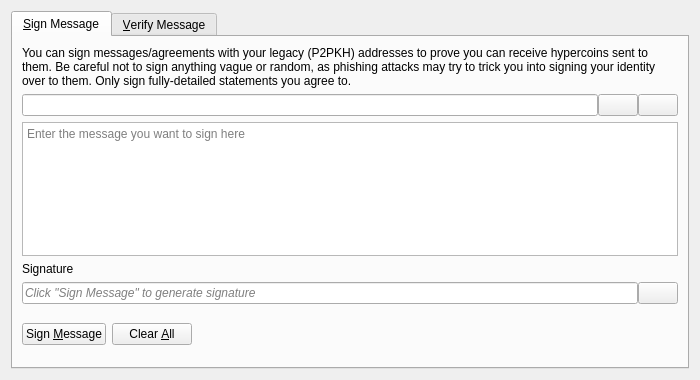
<?xml version="1.0" encoding="UTF-8"?>
<ui version="4.0">
 <class>SignVerifyMessageDialog</class>
 <widget class="QDialog" name="SignVerifyMessageDialog">
  <property name="geometry">
   <rect>
    <x>0</x>
    <y>0</y>
    <width>700</width>
    <height>380</height>
   </rect>
  </property>
  <property name="windowTitle">
   <string>Signatures - Sign / Verify a Message</string>
  </property>
  <property name="modal">
   <bool>true</bool>
  </property>
  <layout class="QVBoxLayout" name="verticalLayout">
   <item>
    <widget class="QTabWidget" name="tabWidget">
     <property name="currentIndex">
      <number>0</number>
     </property>
     <widget class="QWidget" name="tabSignMessage">
      <attribute name="title">
       <string>&amp;Sign Message</string>
      </attribute>
      <layout class="QVBoxLayout" name="verticalLayout_SM">
       <item>
        <widget class="QLabel" name="infoLabel_SM">
         <property name="text">
          <string>You can sign messages/agreements with your legacy (P2PKH) addresses to prove you can receive hypercoins sent to them. Be careful not to sign anything vague or random, as phishing attacks may try to trick you into signing your identity over to them. Only sign fully-detailed statements you agree to.</string>
         </property>
         <property name="textFormat">
          <enum>Qt::PlainText</enum>
         </property>
         <property name="wordWrap">
          <bool>true</bool>
         </property>
        </widget>
       </item>
       <item>
        <layout class="QHBoxLayout" name="horizontalLayout_1_SM">
         <property name="spacing">
          <number>0</number>
         </property>
         <item>
          <widget class="QValidatedLineEdit" name="addressIn_SM">
           <property name="toolTip">
            <string>The Hypercoin address to sign the message with</string>
           </property>
          </widget>
         </item>
         <item>
          <widget class="QPushButton" name="addressBookButton_SM">
           <property name="toolTip">
            <string>Choose previously used address</string>
           </property>
           <property name="text">
            <string/>
           </property>
           <property name="icon">
            <iconset resource="../hypercoin.qrc">
             <normaloff>:/icons/address-book</normaloff>:/icons/address-book</iconset>
           </property>
           <property name="shortcut">
            <string>Alt+A</string>
           </property>
           <property name="autoDefault">
            <bool>false</bool>
           </property>
          </widget>
         </item>
         <item>
          <widget class="QPushButton" name="pasteButton_SM">
           <property name="toolTip">
            <string>Paste address from clipboard</string>
           </property>
           <property name="text">
            <string/>
           </property>
           <property name="icon">
            <iconset resource="../hypercoin.qrc">
             <normaloff>:/icons/editpaste</normaloff>:/icons/editpaste</iconset>
           </property>
           <property name="shortcut">
            <string>Alt+P</string>
           </property>
           <property name="autoDefault">
            <bool>false</bool>
           </property>
          </widget>
         </item>
        </layout>
       </item>
       <item>
        <widget class="QPlainTextEdit" name="messageIn_SM">
         <property name="toolTip">
          <string>Enter the message you want to sign here</string>
         </property>
         <property name="placeholderText">
          <string>Enter the message you want to sign here</string>
         </property>
        </widget>
       </item>
       <item>
        <widget class="QLabel" name="signatureLabel_SM">
         <property name="text">
          <string>Signature</string>
         </property>
         <property name="textFormat">
          <enum>Qt::PlainText</enum>
         </property>
        </widget>
       </item>
       <item>
        <layout class="QHBoxLayout" name="horizontalLayout_2_SM">
         <property name="spacing">
          <number>0</number>
         </property>
         <item>
          <widget class="QLineEdit" name="signatureOut_SM">
           <property name="placeholderText">
            <string>Click "Sign Message" to generate signature</string>
           </property>
           <property name="font">
            <font>
             <italic>true</italic>
            </font>
           </property>
           <property name="readOnly">
            <bool>true</bool>
           </property>
          </widget>
         </item>
         <item>
          <widget class="QPushButton" name="copySignatureButton_SM">
           <property name="toolTip">
            <string>Copy the current signature to the clipboard</string>
           </property>
           <property name="text">
            <string/>
           </property>
           <property name="icon">
            <iconset resource="../hypercoin.qrc">
             <normaloff>:/icons/editcopy</normaloff>:/icons/editcopy</iconset>
           </property>
           <property name="autoDefault">
            <bool>false</bool>
           </property>
          </widget>
         </item>
        </layout>
       </item>
       <item>
        <layout class="QHBoxLayout" name="horizontalLayout_3_SM">
         <item>
          <widget class="QPushButton" name="signMessageButton_SM">
           <property name="toolTip">
            <string>Sign the message to prove you own this Hypercoin address</string>
           </property>
           <property name="text">
            <string>Sign &amp;Message</string>
           </property>
           <property name="icon">
            <iconset resource="../hypercoin.qrc">
             <normaloff>:/icons/edit</normaloff>:/icons/edit</iconset>
           </property>
           <property name="autoDefault">
            <bool>false</bool>
           </property>
          </widget>
         </item>
         <item>
          <widget class="QPushButton" name="clearButton_SM">
           <property name="toolTip">
            <string>Reset all sign message fields</string>
           </property>
           <property name="text">
            <string>Clear &amp;All</string>
           </property>
           <property name="icon">
            <iconset resource="../hypercoin.qrc">
             <normaloff>:/icons/remove</normaloff>:/icons/remove</iconset>
           </property>
           <property name="autoDefault">
            <bool>false</bool>
           </property>
          </widget>
         </item>
         <item>
          <spacer name="horizontalSpacer_1_SM">
           <property name="orientation">
            <enum>Qt::Horizontal</enum>
           </property>
           <property name="sizeHint" stdset="0">
            <size>
             <width>40</width>
             <height>48</height>
            </size>
           </property>
          </spacer>
         </item>
         <item>
          <widget class="QLabel" name="statusLabel_SM">
           <property name="font">
            <font>
             <weight>75</weight>
             <bold>true</bold>
            </font>
           </property>
           <property name="text">
            <string/>
           </property>
           <property name="wordWrap">
            <bool>true</bool>
           </property>
          </widget>
         </item>
         <item>
          <spacer name="horizontalSpacer_2_SM">
           <property name="orientation">
            <enum>Qt::Horizontal</enum>
           </property>
           <property name="sizeHint" stdset="0">
            <size>
             <width>40</width>
             <height>48</height>
            </size>
           </property>
          </spacer>
         </item>
        </layout>
       </item>
      </layout>
     </widget>
     <widget class="QWidget" name="tabVerifyMessage">
      <attribute name="title">
       <string>&amp;Verify Message</string>
      </attribute>
      <layout class="QVBoxLayout" name="verticalLayout_VM">
       <item>
        <widget class="QLabel" name="infoLabel_VM">
         <property name="text">
          <string>Enter the receiver's address, message (ensure you copy line breaks, spaces, tabs, etc. exactly) and signature below to verify the message. Be careful not to read more into the signature than what is in the signed message itself, to avoid being tricked by a man-in-the-middle attack. Note that this only proves the signing party receives with the address, it cannot prove sendership of any transaction!</string>
         </property>
         <property name="textFormat">
          <enum>Qt::PlainText</enum>
         </property>
         <property name="alignment">
          <set>Qt::AlignLeading|Qt::AlignLeft|Qt::AlignTop</set>
         </property>
         <property name="wordWrap">
          <bool>true</bool>
         </property>
        </widget>
       </item>
       <item>
        <layout class="QHBoxLayout" name="horizontalLayout_1_VM">
         <property name="spacing">
          <number>0</number>
         </property>
         <item>
          <widget class="QValidatedLineEdit" name="addressIn_VM">
           <property name="toolTip">
            <string>The Hypercoin address the message was signed with</string>
           </property>
          </widget>
         </item>
         <item>
          <widget class="QPushButton" name="addressBookButton_VM">
           <property name="toolTip">
            <string>Choose previously used address</string>
           </property>
           <property name="text">
            <string/>
           </property>
           <property name="icon">
            <iconset resource="../hypercoin.qrc">
             <normaloff>:/icons/address-book</normaloff>:/icons/address-book</iconset>
           </property>
           <property name="shortcut">
            <string>Alt+A</string>
           </property>
           <property name="autoDefault">
            <bool>false</bool>
           </property>
          </widget>
         </item>
        </layout>
       </item>
       <item>
        <widget class="QPlainTextEdit" name="messageIn_VM">
          <property name="toolTip">
            <string>The signed message to verify</string>
          </property>
          <property name="placeholderText">
            <string>The signed message to verify</string>
          </property>
        </widget>
       </item>
       <item>
        <widget class="QValidatedLineEdit" name="signatureIn_VM">
          <property name="toolTip">
            <string>The signature given when the message was signed</string>
          </property>
          <property name="placeholderText">
            <string>The signature given when the message was signed</string>
          </property>
        </widget>
       </item>
       <item>
        <layout class="QHBoxLayout" name="horizontalLayout_2_VM">
         <item>
          <widget class="QPushButton" name="verifyMessageButton_VM">
           <property name="toolTip">
            <string>Verify the message to ensure it was signed with the specified Hypercoin address</string>
           </property>
           <property name="text">
            <string>Verify &amp;Message</string>
           </property>
           <property name="icon">
            <iconset resource="../hypercoin.qrc">
             <normaloff>:/icons/transaction_0</normaloff>:/icons/transaction_0</iconset>
           </property>
           <property name="autoDefault">
            <bool>false</bool>
           </property>
          </widget>
         </item>
         <item>
          <widget class="QPushButton" name="clearButton_VM">
           <property name="toolTip">
            <string>Reset all verify message fields</string>
           </property>
           <property name="text">
            <string>Clear &amp;All</string>
           </property>
           <property name="icon">
            <iconset resource="../hypercoin.qrc">
             <normaloff>:/icons/remove</normaloff>:/icons/remove</iconset>
           </property>
           <property name="autoDefault">
            <bool>false</bool>
           </property>
          </widget>
         </item>
         <item>
          <spacer name="horizontalSpacer_1_VM">
           <property name="orientation">
            <enum>Qt::Horizontal</enum>
           </property>
           <property name="sizeHint" stdset="0">
            <size>
             <width>40</width>
             <height>48</height>
            </size>
           </property>
          </spacer>
         </item>
         <item>
          <widget class="QLabel" name="statusLabel_VM">
           <property name="font">
            <font>
             <weight>75</weight>
             <bold>true</bold>
            </font>
           </property>
           <property name="text">
            <string/>
           </property>
           <property name="wordWrap">
            <bool>true</bool>
           </property>
          </widget>
         </item>
         <item>
          <spacer name="horizontalSpacer_2_VM">
           <property name="orientation">
            <enum>Qt::Horizontal</enum>
           </property>
           <property name="sizeHint" stdset="0">
            <size>
             <width>40</width>
             <height>48</height>
            </size>
           </property>
          </spacer>
         </item>
        </layout>
       </item>
      </layout>
     </widget>
    </widget>
   </item>
  </layout>
 </widget>
 <customwidgets>
  <customwidget>
   <class>QValidatedLineEdit</class>
   <extends>QLineEdit</extends>
   <header>qt/qvalidatedlineedit.h</header>
  </customwidget>
 </customwidgets>
 <resources>
  <include location="../hypercoin.qrc"/>
 </resources>
 <connections/>
</ui>
